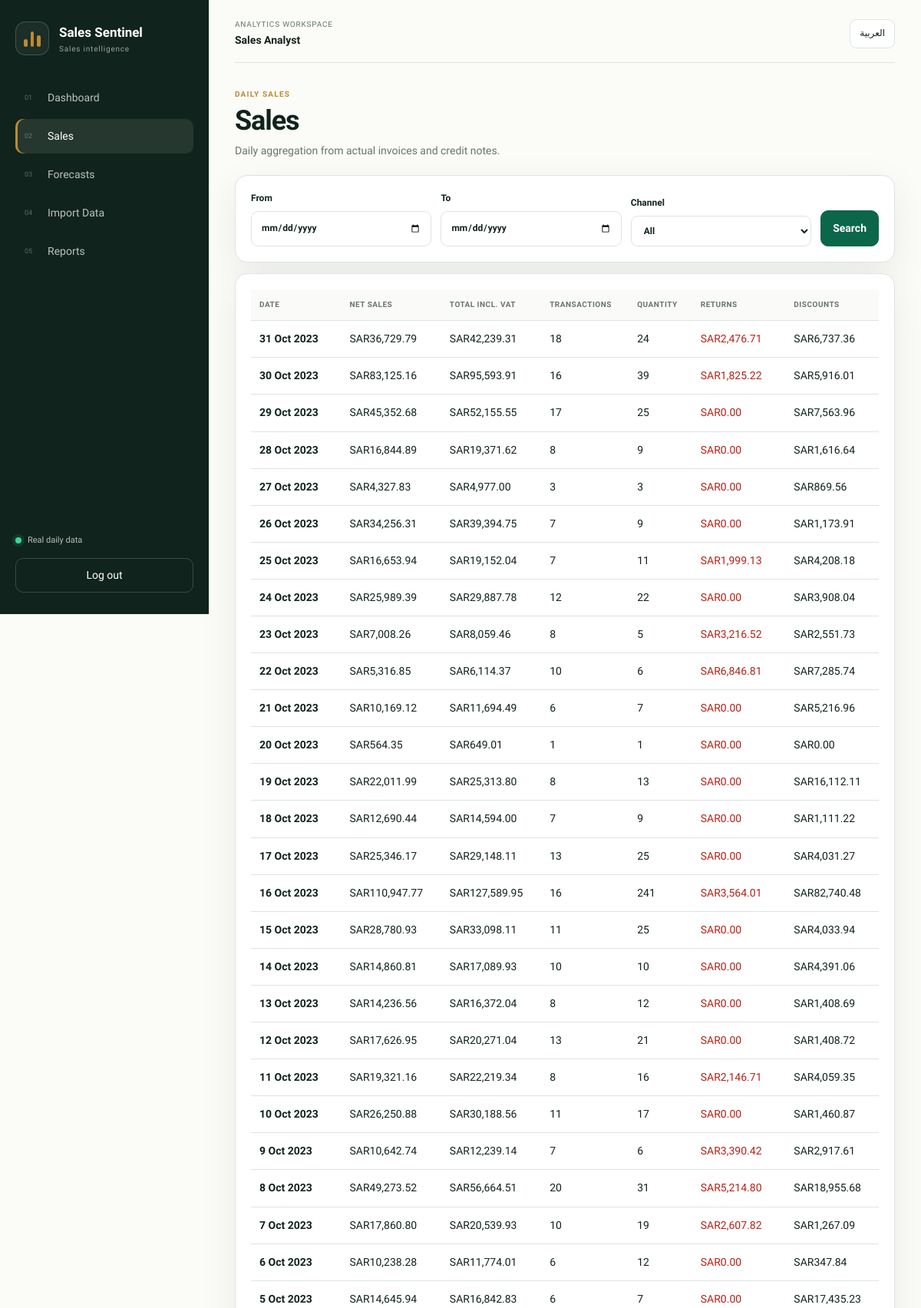
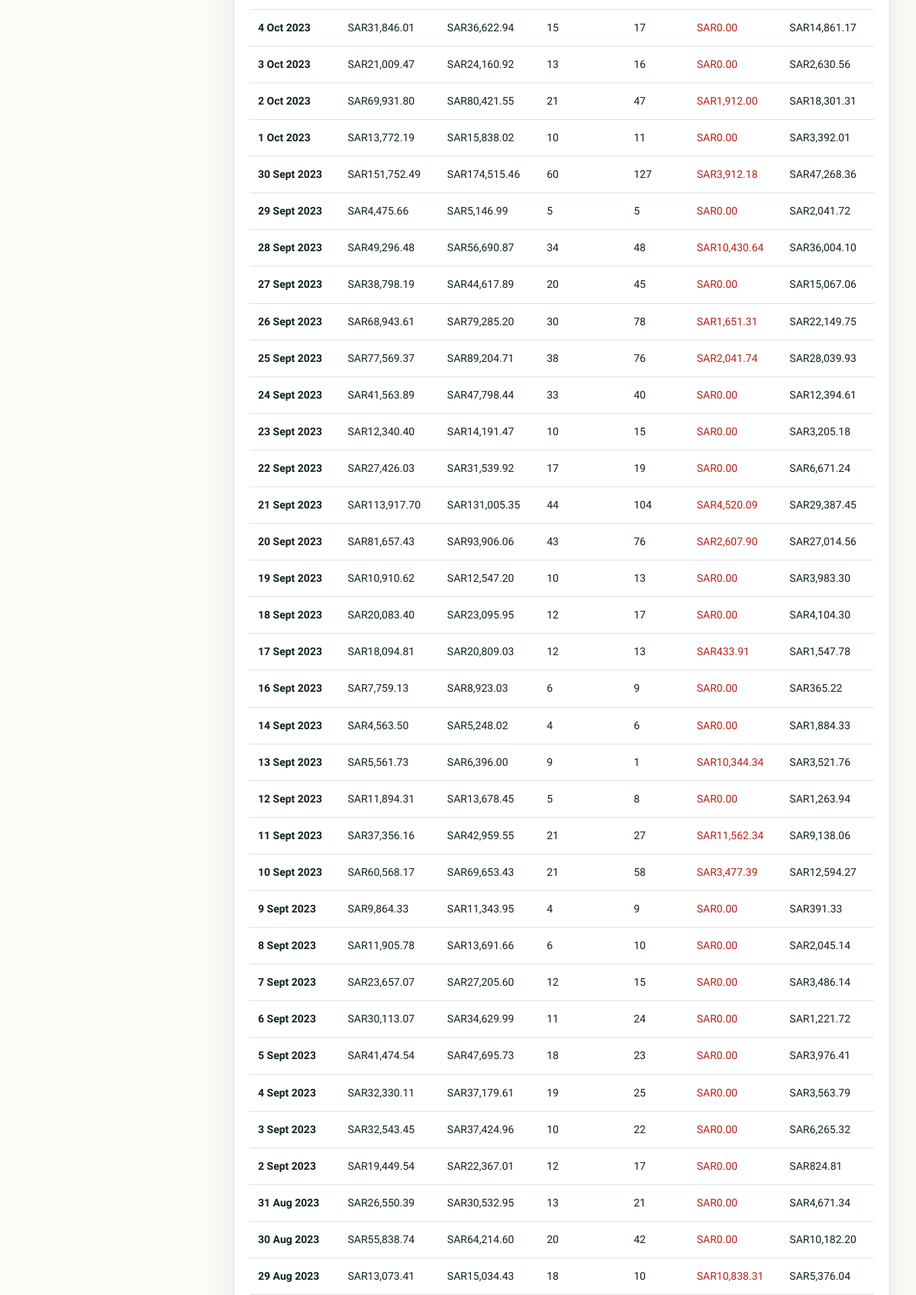
/sales/ (signed in, upper part), run on the app's committed database (2 pictures, top to bottom).
### app/models.py (models this page shows)
class User(Base):
    __tablename__ = "users"
    id: Mapped[int] = mapped_column(primary_key=True)
    username: Mapped[str] = mapped_column(String(80), unique=True, index=True, nullable=False)
    email: Mapped[str] = mapped_column(String(180), unique=True, index=True, nullable=False)
    full_name_ar: Mapped[str] = mapped_column(String(150), nullable=False)
    full_name_en: Mapped[str] = mapped_column(String(150), nullable=False)
    password_hash: Mapped[str] = mapped_column(String(255), nullable=False)
    role_id: Mapped[int] = mapped_column(ForeignKey("roles.id"), nullable=False)
    locale: Mapped[str] = mapped_column(String(5), default="ar", nullable=False)
    is_active: Mapped[bool] = mapped_column(Boolean, default=True, nullable=False)
    last_login_at: Mapped[datetime | None] = mapped_column(DateTime(timezone=True))
    created_at: Mapped[datetime] = mapped_column(DateTime(timezone=True), default=utcnow, nullable=False)
    updated_at: Mapped[datetime] = mapped_column(DateTime(timezone=True), default=utcnow, onupdate=utcnow, nullable=False)
    role: Mapped[Role] = relationship(back_populates="users")
    branches: Mapped[list[Branch]] = relationship(secondary=user_branches, back_populates="users")
    @property
    def permission_codes(self) -> set[str]:
        return {permission.code for permission in self.role.permissions}

class Sale(Base):
    __tablename__ = "sales"
    id: Mapped[int] = mapped_column(primary_key=True)
    sale_date: Mapped[date] = mapped_column(Date, index=True, nullable=False)
    transaction_number: Mapped[str] = mapped_column(String(50), index=True, nullable=False)
    transaction_type: Mapped[str] = mapped_column(String(20), index=True, nullable=False)
    branch_id: Mapped[int] = mapped_column(ForeignKey("branches.id"), index=True, nullable=False)
    product_id: Mapped[int] = mapped_column(ForeignKey("products.id"), index=True, nullable=False)
    customer_segment_id: Mapped[int | None] = mapped_column(ForeignKey("customer_segments.id"))
    promotion_id: Mapped[int | None] = mapped_column(ForeignKey("promotions.id"))
    channel: Mapped[str] = mapped_column(String(30), index=True, nullable=False)
    family: Mapped[str | None] = mapped_column(String(80))
    subclass: Mapped[str | None] = mapped_column(String(120))
    franchise: Mapped[str | None] = mapped_column(String(120))
    quantity: Mapped[int] = mapped_column(Integer, nullable=False)
    unit_price: Mapped[Decimal] = mapped_column(Numeric(12, 2), nullable=False)
    discount_amount: Mapped[Decimal] = mapped_column(Numeric(14, 2), default=Decimal("0"), nullable=False)
    discount_percent: Mapped[float] = mapped_column(Float, default=0.0, nullable=False)
    gross_sales: Mapped[Decimal] = mapped_column(Numeric(14, 2), nullable=False)
    net_sales: Mapped[Decimal] = mapped_column(Numeric(14, 2), nullable=False)
    vat_amount: Mapped[Decimal] = mapped_column(Numeric(14, 2), default=Decimal("0"), nullable=False)
    total_amount: Mapped[Decimal] = mapped_column(Numeric(14, 2), nullable=False)
    stock_quantity: Mapped[int | None] = mapped_column(Integer)
    inventory_available: Mapped[bool] = mapped_column(Boolean, default=False, nullable=False)
    is_promotion: Mapped[bool] = mapped_column(Boolean, default=False, nullable=False)
    seasonal_factor: Mapped[float] = mapped_column(Float, default=1.0, nullable=False)
    is_demo: Mapped[bool] = mapped_column(Boolean, default=False, nullable=False)
    source_row_hash: Mapped[str] = mapped_column(String(64), unique=True, nullable=False)
    source_import_id: Mapped[int | None] = mapped_column(ForeignKey("import_jobs.id"))
    created_at: Mapped[datetime] = mapped_column(DateTime(timezone=True), default=utcnow, nullable=False)
    branch: Mapped[Branch] = relationship(back_populates="sales")
    product: Mapped[Product] = relationship(back_populates="sales")
    __table_args__ = (
        CheckConstraint("discount_percent >= 0 AND discount_percent <= 100", name="ck_sales_discount_range"),
        Index("ix_sales_date_branch_product", "sale_date", "branch_id", "product_id"),
    )

### app/sales/routes.py (the view)
@sales_bp.get("/")
@login_required
def index():
    start = request.args.get("start", "")
    end = request.args.get("end", "")
    channel = request.args.get("channel", "").strip()
    stmt = select(
        Sale.sale_date,
        func.sum(Sale.net_sales).label("net_sales"),
        func.sum(Sale.total_amount).label("total_amount"),
        func.sum(Sale.quantity).label("quantity"),
        func.count(func.distinct(Sale.transaction_number)).label("transactions"),
        func.sum(case((Sale.transaction_type != "INV", func.abs(Sale.net_sales)), else_=0)).label("returns"),
        func.sum(func.abs(Sale.discount_amount)).label("discounts"),
    )
    if start:
        stmt = stmt.where(Sale.sale_date >= date.fromisoformat(start))
    if end:
        stmt = stmt.where(Sale.sale_date <= date.fromisoformat(end))
    if channel:
        stmt = stmt.where(Sale.channel == channel)
    stmt = stmt.group_by(Sale.sale_date).order_by(Sale.sale_date.desc()).limit(180)
    with session_scope() as db:
        rows = db.execute(stmt).all()
        channels = db.scalars(select(Sale.channel).distinct().order_by(Sale.channel)).all()
    items = [{
        "date": row.sale_date,
        "net_sales": float(row.net_sales or 0),
        "total_amount": float(row.total_amount or 0),
        "quantity": int(row.quantity or 0),
        "transactions": int(row.transactions or 0),
        "returns": float(row.returns or 0),
        "discounts": float(row.discounts or 0),
    } for row in rows]
    return render_template("sales/index.html", items=items, channels=channels, filters={"start": start, "end": end, "channel": channel})

### app/templates/sales/index.html (shortened to what this page needs)
{% extends 'base.html' %}
{% block content %}
<section class="page-heading"><div><span class="eyebrow">DAILY SALES</span><h1>{{ t('sales') }}</h1><p>{{ 'تجميع يومي من سجلات الفواتير والمرتجعات الفعلية.' if locale == 'ar' else 'Daily aggregation from actual invoices and credit notes.' }}</p></div></section>
<article class="panel filter-panel"><form method="get" class="filter-form"><label>{{ 'من' if locale == 'ar' else 'From' }}<input type="date" name="start" value="{{ filters.start }}"></label><label>{{ 'إلى' if locale == 'ar' else 'To' }}<input type="date" name="end" value="{{ filters.end }}"></label><label>{{ t('channel') }}<select name="channel"><option value="">{{ t('all') }}</option>{% for channel in channels %}<option value="{{ channel }}" {{ 'selected' if filters.channel == channel else '' }}>{{ channel }}</option>{% endfor %}</select></label><button class="primary-button" type="submit">{{ t('search') }}</button></form></article>
<article class="panel table-panel"><div class="table-wrap"><table><thead><tr><th>{{ 'التاريخ' if locale == 'ar' else 'Date' }}</th><th>{{ 'صافي المبيعات' if locale == 'ar' else 'Net sales' }}</th><th>{{ 'شامل الضريبة' if locale == 'ar' else 'Total incl. VAT' }}</th><th>{{ 'المعاملات' if locale == 'ar' else 'Transactions' }}</th><th>{{ 'الكمية' if locale == 'ar' else 'Quantity' }}</th><th>{{ 'المرتجعات' if locale == 'ar' else 'Returns' }}</th><th>{{ 'الخصومات' if locale == 'ar' else 'Discounts' }}</th></tr></thead><tbody>{% for item in items %}<tr><td><strong>{{ date_value(item.date) }}</strong></td><td>{{ money(item.net_sales) }}</td><td>{{ money(item.total_amount) }}</td><td>{{ number(item.transactions) }}</td><td>{{ number(item.quantity) }}</td><td class="negative">{{ money(item.returns) }}</td><td>{{ money(item.discounts) }}</td></tr>{% else %}<tr><td colspan="7"><div class="empty-state">{{ 'لا توجد نتائج' if locale == 'ar' else 'No results' }}</div></td></tr>{% endfor %}</tbody></table></div></article>
{% endblock %}

### app/templates/base.html (shortened to what this page needs)
<!doctype html>
<html lang="{{ locale }}" dir="{{ direction }}">
<head>
  <link rel="stylesheet" href="{{ url_for('static', filename='css/app.css') }}">
</head>
<body>
{% if current_user %}
<div class="app-shell">
  <aside class="sidebar">
    <a class="brand" href="{{ url_for('dashboard.index') }}">
      <span class="brand-mark" aria-hidden="true"><i></i><i></i><i></i></span>
      <span><strong>{{ t('app_name') }}</strong><small>Sales intelligence</small></span>
    </a>
    <nav class="nav" aria-label="Primary">
      <a class="{{ 'active' if request.endpoint == 'dashboard.index' else '' }}" href="{{ url_for('dashboard.index') }}"><span>01</span>{{ t('dashboard') }}</a>
      <a class="{{ 'active' if request.endpoint and request.endpoint.startswith('sales.') else '' }}" href="{{ url_for('sales.index') }}"><span>02</span>{{ t('sales') }}</a>
      <a class="{{ 'active' if request.endpoint and request.endpoint.startswith('forecasting.') else '' }}" href="{{ url_for('forecasting.index') }}"><span>03</span>{{ t('forecasts') }}</a>
      <a class="{{ 'active' if request.endpoint and request.endpoint.startswith('imports.') else '' }}" href="{{ url_for('imports.index') }}"><span>04</span>{{ t('imports') }}</a>
      <a class="{{ 'active' if request.endpoint and request.endpoint.startswith('reports.') else '' }}" href="{{ url_for('reports.index') }}"><span>05</span>{{ t('reports') }}</a>
    </nav>
    <div class="sidebar-foot">
      <span class="data-status"><i></i>{{ 'بيانات يومية حقيقية' if locale == 'ar' else 'Real daily data' }}</span>
      <form method="post" action="{{ url_for('auth.logout') }}">
        <button class="logout-button" type="submit">{{ t('logout') }}</button>
      </form>
    </div>
  </aside>
  <main class="main">
    <header class="topbar">
      <div>
        <span class="topbar-label">{{ 'مساحة التحليل' if locale == 'ar' else 'Analytics workspace' }}</span>
        <strong>{{ current_user.full_name_ar if locale == 'ar' else current_user.full_name_en }}</strong>
      </div>
      <div class="topbar-actions">
        <a class="language-switch" href="{{ url_for('set_locale', language='en' if locale == 'ar' else 'ar', next=request.full_path) }}">{{ t('language') }}</a>
      </div>
    </header>
    {% block content %}{% endblock %}
  </main>
</div>
{% else %}
  {% block guest %}{% block content_guest %}{% endblock %}{% endblock %}
{% endif %}
</body>
</html>

### data on the page
User: full_name_en "Sales Analyst"
Sale: sale_date "20 Oct 2023", net_sales "SAR564.35", total_amount "SAR649.01", number "1", returns "SAR0.00", discounts "SAR0.00"

### other printed values
{{ t('app_name') }} "Sales Sentinel"
{{ t('dashboard') }} "Dashboard"
{{ t('sales') }} "Sales"
{{ t('forecasts') }} "Forecasts"
{{ t('imports') }} "Import Data"
{{ t('reports') }} "Reports"
{{ 'بيانات يومية حقيقية' if locale == 'ar' else 'Real daily data' }} "Real daily data"
{{ t('logout') }} "Log out"
{{ 'مساحة التحليل' if locale == 'ar' else 'Analytics workspace' }} "ANALYTICS WORKSPACE"
{{ t('language') }} "العربية"
{{ 'من' if locale == 'ar' else 'From' }} "From"
{{ 'إلى' if locale == 'ar' else 'To' }} "To"
{{ t('channel') }} "Channel"
{{ t('search') }} "Search"
{{ 'التاريخ' if locale == 'ar' else 'Date' }} "DATE"
